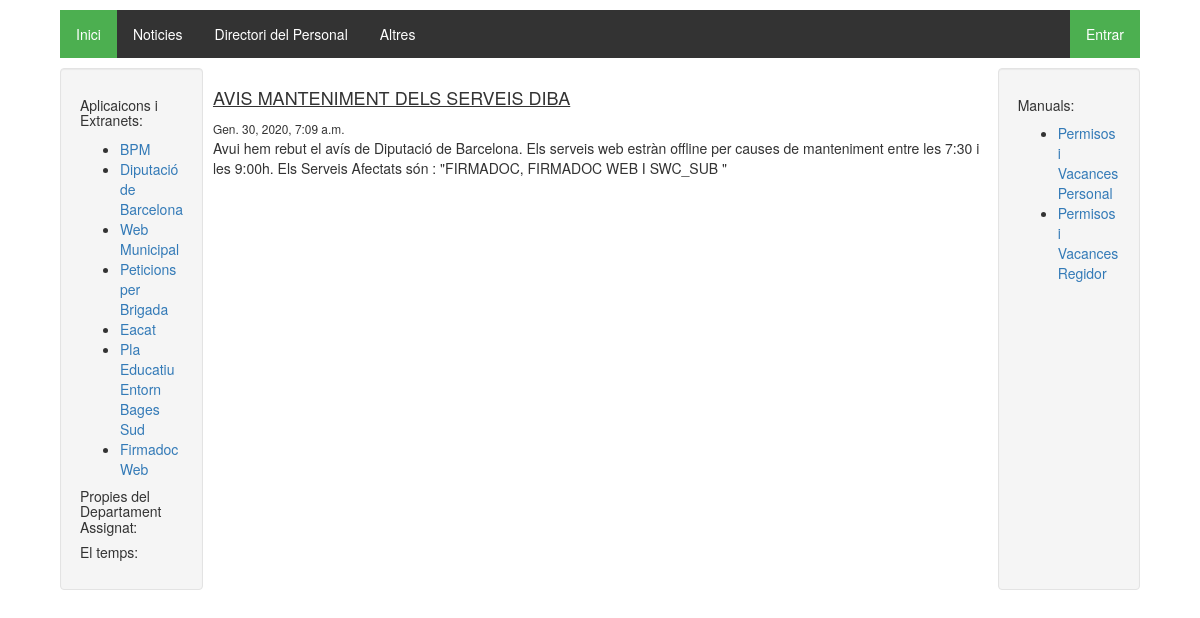
The app's page /intranet/noticies/ with its own data.
### intranet/models.py (models this page shows, shortened)
class Links(models.Model):
    titol = models.CharField(max_length=100)
    url = models.CharField(max_length=250)
    tipologia = (
        ('privat','privat'),
        ('public','public'),
    )
    tipus = models.CharField(max_length=20, choices=tipologia, default='public')
    areas = models.ManyToManyField(Area)

class Noticia(models.Model):
    titol = models.CharField(max_length=100)
    text = models.TextField(null = True, blank=True)
    document = models.FileField(upload_to='noticies', blank=True, null=True)
    creat_en = models.DateTimeField(auto_now_add=True)
    publicat = models.BooleanField(default=False)
    destacada = models.BooleanField(default=False)
    def was_published_recently(self):
        return self.creat_en >= timezone.now() - datetime.timedelta(days=1)
    was_published_recently.admin_order_field = 'creat_en'
    was_published_recently.boolean = True
    was_published_recently.short_description = 'Publicat recentment?'

class Manual(models.Model):
    titol = models.CharField(max_length=100)
    text = models.TextField(null = True, blank=True)
    document = models.FileField(upload_to='manuals', blank=True, null=True)
    creat_en = models.DateTimeField(auto_now_add=True)
    publicat = models.BooleanField(default=False)
    def was_published_recently(self):
        return self.creat_en >= timezone.now() - datetime.timedelta(days=1)
    was_published_recently.admin_order_field = 'creat_en'
    was_published_recently.boolean = True
    was_published_recently.short_description = 'Publicat recentment?'

### intranet/views.py (the view)
def noticies(request):
    noticies = Noticia.objects.all().filter(publicat=True)
    context = {'noticies':noticies}
    menu = getMenu(request)
    manual = getManual()
    context.update(menu)
    context.update(manual)
    return render(request, 'noticies.html',context)

### intranet/views.py (called while the page is built)
def getManual():
    manuals = Manual.objects.all().filter(publicat=True)
    context = {'manuals':manuals}
    return context

def getMenu(request):
    links_publics = Links.objects.all().filter(tipus='public')
    try:
        if request.user is not None:
            links_privats = Links.objects.all().filter(areas__in = request.user.areas.all()).exclude(tipus='public')
            context =  {'links_publics':links_publics, 'links_privats':links_privats}
        else:
            context = {'links_publics':links_publics}
    except:
        context = {'links_publics':links_publics}
    return context

### intranet/templates/noticies.html (shortened to what this page needs)
{% extends 'base.html' %}
{% block content %}
<div class="noticies">
    <div>
    {% for noticia in noticies %}
      <h4>{{noticia.titol}}</h4>
      <small>{{noticia.creat_en}}</small>
      <p>{{noticia.text}}</p>
    {% endfor %}
    </div>
</div>
{% endblock %}

### intranet/templates/base.html (shortened to what this page needs)
<!DOCTYPE html>
{% load static %}
{% load group %}
<html lang="es">
  <head>
    <link rel="stylesheet" href="https://maxcdn.bootstrapcdn.com/bootstrap/3.3.5/css/bootstrap.min.css">
    <link rel="stylesheet" href="https://maxcdn.bootstrapcdn.com/font-awesome/4.4.0/css/font-awesome.min.css">
    <link rel="stylesheet" href="//code.jquery.com/ui/1.12.1/themes/base/jquery-ui.css">
    <link rel="stylesheet" href="{% static 'intranet/css/style.css' %}">
  </head>
  <body>
    <div id="heading">
    </div>
    <div class="main_block">
      <div id="options_block">
        <ul class="menu_options">
          <li><a href="{% url 'indexIntranet' %}" class="active">Inici</a></li>
          <li><a href="{% url 'noticies' %}">Noticies</a></li>
          <li><a href="">Directori del Personal</a></li>
          <li><a href="">Altres</a></li>
          {% if not user.is_authenticated %}
            <li class="menu_options_dreta"><a href="{% url 'login' %}" class="active">Entrar</a></li>
          {% endif %}
        </ul>
      </div>
      <div class="second_block">
          <div class="col-md-2 well">
            <h5>Aplicaicons i Extranets:</h5>
            <ul>
              {% for link in links_publics %}
                <li><a href="{{link.url}}" target="_blank">{{link.titol}}</a></li>
              {% endfor %}
            </ul>
            <h5>Propies del Departament Assignat:</h5>
            <h5>El temps:</h5>
        </div>
        {% block content %}
        {% endblock %}
        <div class="col-md-2 well">
          <h5>Manuals:</h5>
          <ul>
            {% for manual in manuals %}
              <li><a target="_blank" href='/static/documents/upload/{{manual.document}}'>{{ manual.titol }}</a></li>
            {% endfor %}
          </ul>
      </div>
      </div>
    </div>
  </body>
  <html>

### tramitador/static/intranet/css/style.css (style rules this page uses)
#heading { display:flex; flex-direction: row; justify-content: center; align-content:center; align-items:center; width: 90%; height: auto; margin-left: auto; margin-right: auto; padding: 5px; text-decoration: underline; font-weight: bold; }
.main_block { display:flex; flex-direction:column; width: 90%; margin-left: auto; margin-right: auto; height: auto; justify-content:flex-start; }
.second_block { margin-top: 10px; display:flex; flex-direction:row; width:100%; height: auto; justify-content:space-between; }
.noticies { display:flex; flex-direction:column; height: auto; width:100%; justify-content: flex-start; padding:10px; }
.noticies h4 { text-decoration: underline; }
ul.menu_options { list-style-type: none; margin: 0; padding: 0; overflow: hidden; background-color: #333; }
ul.menu_options li { float: left; }
ul.menu_options li.menu_options_dreta { float:right; }
ul.menu_options li a { display: block; color: white; text-align: center; padding: 14px 16px; text-decoration: none; }
.active { background-color: #4CAF50; }
a, i { cursor: pointer; }

### records on screen
Links: titol "BPM"
Links: titol "Diputació de Barcelona"
Links: titol "Web Municipal"
Links: titol "Peticions per Brigada"
Links: titol "Eacat"
Links: titol "Pla Educatiu Entorn Bages Sud"
Links: titol "Firmadoc Web"
Noticia: titol "AVIS MANTENIMENT DELS SERVEIS DIBA", creat_en "Gen. 30, 2020, 7:09 a.m.", text "Avui hem rebut el avís de Diputació de Barcelona. Els serveis web estràn offline per causes de manteniment entre les 7:30 i les 9:00h. Els Serveis Afectats són : \"FIRMADOC, FIRMADOC WEB I SWC_SUB \""
Manual: titol "Permisos i Vacances Personal"
Manual: titol "Permisos i Vacances Regidor"
